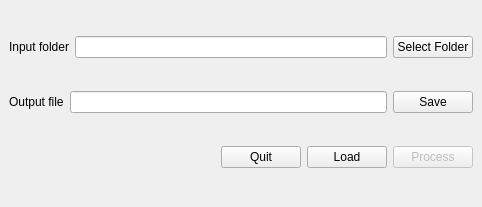
<?xml version="1.0" encoding="UTF-8"?>
<ui version="4.0">
 <class>REAWindow</class>
 <widget class="QMainWindow" name="REAWindow">
  <property name="geometry">
   <rect>
    <x>0</x>
    <y>0</y>
    <width>482</width>
    <height>207</height>
   </rect>
  </property>
  <property name="windowTitle">
   <string>Read raw echo data- CPMGvariableTau</string>
  </property>
  <widget class="QWidget" name="verticalLayoutWidget">
   <layout class="QVBoxLayout" name="verticalLayout">
    <item>
     <layout class="QHBoxLayout" name="horizontalLayout_3">
      <item>
       <widget class="QLabel" name="label">
        <property name="text">
         <string>Input folder</string>
        </property>
       </widget>
      </item>
      <item>
       <widget class="QLineEdit" name="inFolder">
        <property name="text">
         <string/>
        </property>
       </widget>
      </item>
      <item>
       <widget class="QPushButton" name="btnSelectFolder">
        <property name="text">
         <string>Select Folder</string>
        </property>
       </widget>
      </item>
     </layout>
    </item>
    <item>
     <layout class="QHBoxLayout" name="horizontalLayout_4">
      <item>
       <widget class="QLabel" name="label_3">
        <property name="text">
         <string>Output file</string>
        </property>
       </widget>
      </item>
      <item>
       <widget class="QLineEdit" name="outFile"/>
      </item>
      <item>
       <widget class="QPushButton" name="btnSelectFile">
        <property name="text">
         <string>Save</string>
        </property>
       </widget>
      </item>
     </layout>
    </item>
    <item>
     <layout class="QHBoxLayout" name="horizontalLayout_2">
      <item>
       <widget class="QLabel" name="lblStatus">
        <property name="text">
         <string/>
        </property>
       </widget>
      </item>
      <item>
       <spacer name="horizontalSpacer">
        <property name="orientation">
         <enum>Qt::Horizontal</enum>
        </property>
        <property name="sizeHint" stdset="0">
         <size>
          <width>40</width>
          <height>20</height>
         </size>
        </property>
       </spacer>
      </item>
      <item>
       <widget class="QPushButton" name="btnQuit">
        <property name="text">
         <string>Quit</string>
        </property>
       </widget>
      </item>
      <item>
       <widget class="QPushButton" name="btnLoad">
        <property name="text">
         <string>Load</string>
        </property>
       </widget>
      </item>
      <item>
       <widget class="QPushButton" name="pushButton">
        <property name="enabled">
         <bool>false</bool>
        </property>
        <property name="text">
         <string>Process</string>
        </property>
        <property name="flat">
         <bool>false</bool>
        </property>
       </widget>
      </item>
     </layout>
    </item>
   </layout>
  </widget>
 </widget>
 <resources/>
 <connections/>
</ui>
